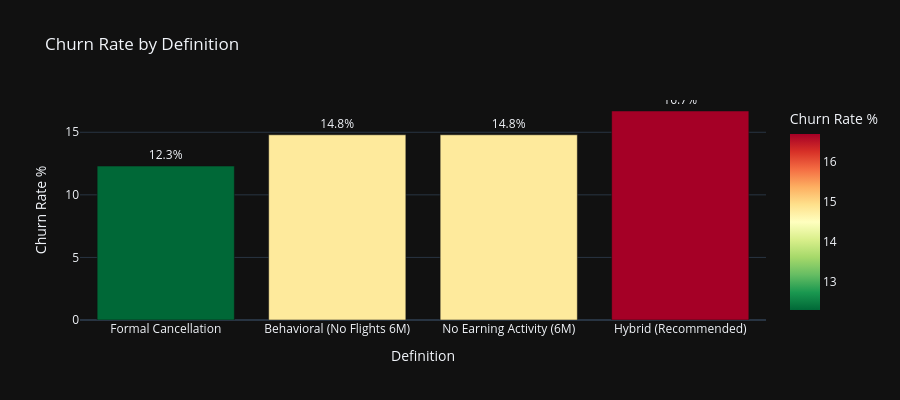

The cell this chart's notebook holds for it:
### Code cell
# Visualize comparison
fig = px.bar(
    comparison, x='Definition', y='Churn Rate %',
    color='Churn Rate %', color_continuous_scale='RdYlGn_r',
    title='Churn Rate by Definition',
    text='Churn Rate %',
)
fig.update_traces(texttemplate='%{text:.1f}%', textposition='outside')
fig.update_layout(template='plotly_dark', height=400)
fig.show()

### Figure 1 — Plotly figure (JSON) as saved in the notebook; plotly's stock layout.template omitted (floating-point values rounded to 4 significant figures)
{"data": [{"hovertemplate": "Definition=%{x}<br>Churn Rate %=%{marker.color}<extra></extra>", "legendgroup": "", "marker": {"color": [12.3, 14.8, 14.8, 16.7], "coloraxis": "coloraxis", "pattern": {"shape": ""}}, "name": "", "orientation": "v", "showlegend": false, "text": [12.3, 14.8, 14.8, 16.7], "textposition": "outside", "texttemplate": "%{text:.1f}%", "type": "bar", "x": ["Formal Cancellation", "Behavioral (No Flights 6M)", "No Earning Activity (6M)", "Hybrid (Recommended)"], "xaxis": "x", "y": [12.3, 14.8, 14.8, 16.7], "yaxis": "y"}], "layout": {"barmode": "relative", "coloraxis": {"autocolorscale": false, "colorbar": {"title": {"text": "Churn Rate %"}}, "colorscale": [[0, "rgb(0,104,55)"], [0.1, "rgb(26,152,80)"], [0.2, "rgb(102,189,99)"], [0.3, "rgb(166,217,106)"], [0.4, "rgb(217,239,139)"], [0.5, "rgb(255,255,191)"], [0.6, "rgb(254,224,139)"], [0.7, "rgb(253,174,97)"], [0.8, "rgb(244,109,67)"], [0.9, "rgb(215,48,39)"], [1, "rgb(165,0,38)"]]}, "height": 400, "legend": {"tracegroupgap": 0}, "title": {"text": "Churn Rate by Definition"}, "xaxis": {"anchor": "y", "domain": [0, 1], "title": {"text": "Definition"}}, "yaxis": {"anchor": "x", "domain": [0, 1], "title": {"text": "Churn Rate %"}}}}
